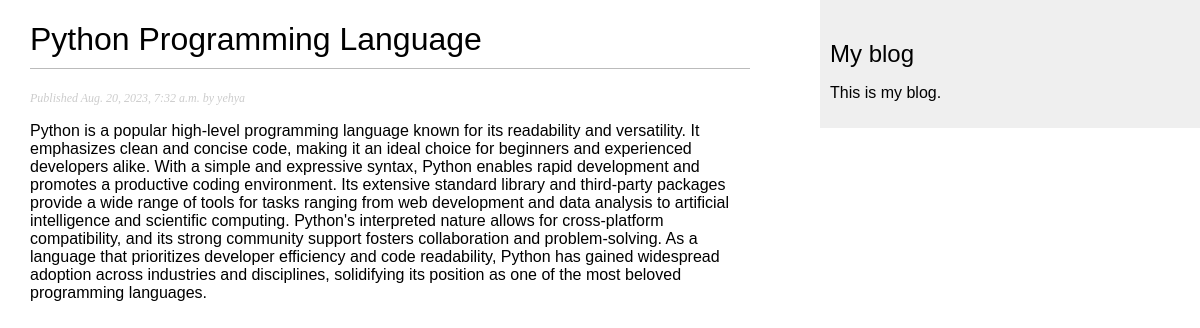
/blog/2023/8/20/python-programming-language/, run on the app's committed database.
### blog/models.py (models this page shows, shortened)
class Post(models.Model):
    class Status(models.TextChoices):
        DRAFT = 'DF', 'Draft'
        PUBLISHED = 'PB', 'Published'
    title = models.CharField(max_length=250)
    slug = models.SlugField(max_length=250 , unique_for_date = "publish")
    author = models.ForeignKey(User, on_delete=models.CASCADE, related_name='blog_posts')
    body = models.TextField()
    publish = models.DateTimeField(default=timezone.now)
    created = models.DateTimeField(auto_now_add=True)
    updated = models.DateTimeField(auto_now=True)
    status = models.CharField(max_length=2, choices=Status.choices, default=Status.DRAFT)
    class Meta:
        ordering = ['-publish']
        indexes = [
            models.Index(fields=['-publish']),
        ]

### blog/views.py (the view)
# urls.py: path('<int:year>/<int:month>/<int:day>/<slug:post>/', views.post_detail, name='post_detail'),
def post_detail(request, year, month, day, post):
    post = get_object_or_404(
        Post,
        status=Post.Status.PUBLISHED,
        slug=post,
        publish__year=year,
        publish__month=month,
        publish__day=day
    )
    return render(request, 'blog/post/detail.html', {'post': post})

### blog/templates/blog/post/detail.html (shortened to what this page needs)
{% extends "blog/base.html" %}
{% block content %}
    <h1>{{ post.title }}</h1>
    <p class="date">
        Published {{ post.publish }} by {{ post.author }}
    </p>
    {{ post.body|linebreaks }}
{% endblock %}

### blog/static/css/blog.css (style rules this page uses)
body { margin:0; padding:0; font-family:helvetica, sans-serif; }
h1 { font-weight:normal; border-bottom:1px solid #bbb; padding:0 0 10px 0; }
p.date { color:#ccc; font-family: georgia, serif; font-size: 12px; font-style: italic; }

### data on the page
Post: title "Python Programming Language", publish "Aug. 20, 2023, 7:32 a.m.", author "yehya", body "Python is a popular high-level programming language known for its readability and versatility. It emphasizes clean and concise code, making it an ideal choice for beginners and experienced developers alike. With a simple and expressive syntax, Python enables rapid development and promotes a productive coding environment. Its extensive standard library and third-party packages provide a wide range of tools for tasks ranging from web development and data analysis to artificial intelligence and scientific computing. Python's interpreted nature allows for cross-platform compatibility, and its strong community support fosters collaboration and problem-solving. As a language that prioritizes…"
